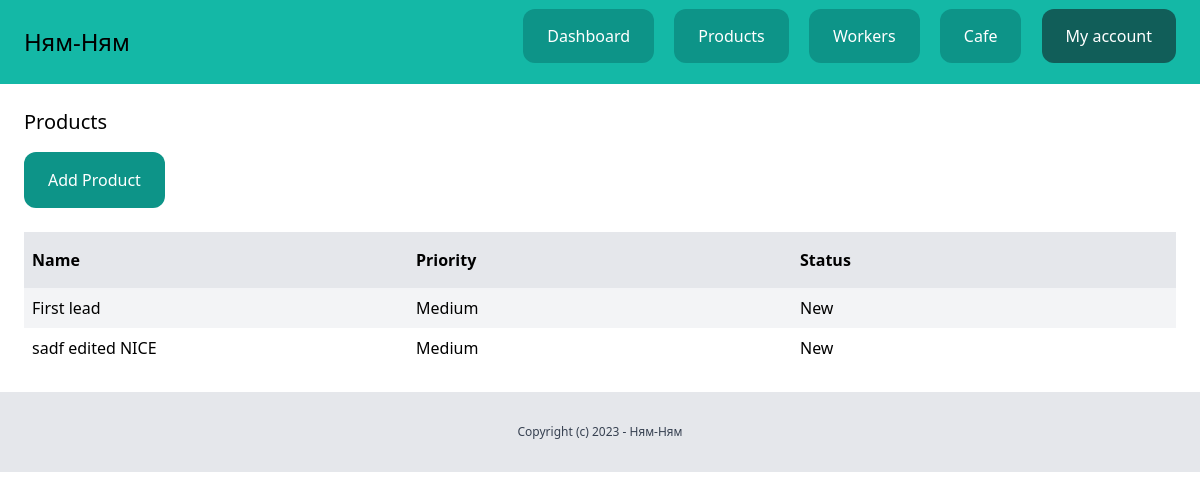
Screenshot of /dashboard/leads/ (signed in) with the database file from the repository.
### lead/models.py (models this page shows, shortened)
class Lead(models.Model):
    LOW = 'low'
    MEDIUM = 'medium'
    HIGH = 'high'
    CHOICES_PRIORITY = (
        (LOW, 'Low'),
        (MEDIUM, 'Medium'),
        (HIGH, 'High'),
    )
    NEW = 'new'
    CONTACTED = 'contacted'
    WON = 'won'
    LOST = 'lost'
    CHOICES_STATUS = (
        (NEW, 'New'),
        (CONTACTED, 'Contacted'),
        (WON, 'Won'),
        (LOST, 'Lost'),
    )
    team = models.ForeignKey(Team, related_name='leads', on_delete=models.CASCADE)
    name = models.CharField(max_length=255)
    email = models.EmailField()
    description = models.TextField(blank=True, null=True)
    priority = models.CharField(max_length=10, choices=CHOICES_PRIORITY, default=MEDIUM)
    status = models.CharField(max_length=10, choices=CHOICES_STATUS, default=NEW)
    converted_to_client = models.BooleanField(default=False)
    created_by = models.ForeignKey(User, related_name='leads', on_delete=models.CASCADE)
    created_at = models.DateTimeField(auto_now_add=True)
    modified_at = models.DateTimeField(auto_now=True)
    class Meta:
        ordering = ('name',)

### lead/views.py (the view)
# urls.py: path('', views.LeadListView.as_view(), name='list'),
class LeadListView(LoginRequiredMixin, ListView):
    model = Lead
    def get_queryset(self):
        queryset = super(LeadListView, self).get_queryset()
        team = self.request.user.userprofile.active_team
        return queryset.filter(team=team, converted_to_client=False)

### team/context_processors.py (called while the page is built)
def active_team(request):
    if request.user.is_authenticated:
        active_team = request.user.userprofile.get_active_team()
        if not active_team:
            active_team = Team.objects.filter(created_by=request.user)[0]
    else:
        active_team = None
    return {'active_team': active_team}

### userprofile/models.py (called while the page is built)
    def get_active_team(self):
        if self.active_team:
            return self.active_team
        else:
            return Team.objects.filter(members__in=[self.user.id]).first()

### lead/templates/lead/lead_list.html (shortened to what this page needs)
{% extends 'core/base.html' %}
{% block content %}
    <div class="py-6 px-6">
        <h1 class="mb-4 text-xl">Products</h1>
        <a href="{% url 'leads:add' %}" class="inline-block py-4 px-6 bg-teal-600 rounded-xl text-white">Add Product</a>
        {% if object_list %}
            <div class="mt-6 flex justify-between">
                <p class="py-4 px-2 bg-gray-200 font-semibold w-full">Name</p>
                <p class="py-4 px-2 bg-gray-200 font-semibold w-full">Priority</p>
                <p class="py-4 px-2 bg-gray-200 font-semibold w-full">Status</p>
            </div>
            {% for lead in object_list %}
                <div class="flex justify-between">
                    <p class="py-2 px-2 w-full {% cycle 'bg-gray-100' '' %}">
                        <a href="{% url 'leads:detail' lead.id %}">{{ lead.name }}</a>
                    </p>
                    <p class="py-2 px-2 w-full {% cycle 'bg-gray-100' '' %}">{{ lead.get_priority_display }}</p>
                    <p class="py-2 px-2 w-full {% cycle 'bg-gray-100' '' %}">{{ lead.get_status_display }}</p>
                </div>
            {% endfor %}
        {% endif %}
    </div>
{% endblock %}

### rows the page displays
Lead: name "First lead", priority "Medium", status "New"
Lead: name "sadf edited NICE", priority "Medium", status "New"
